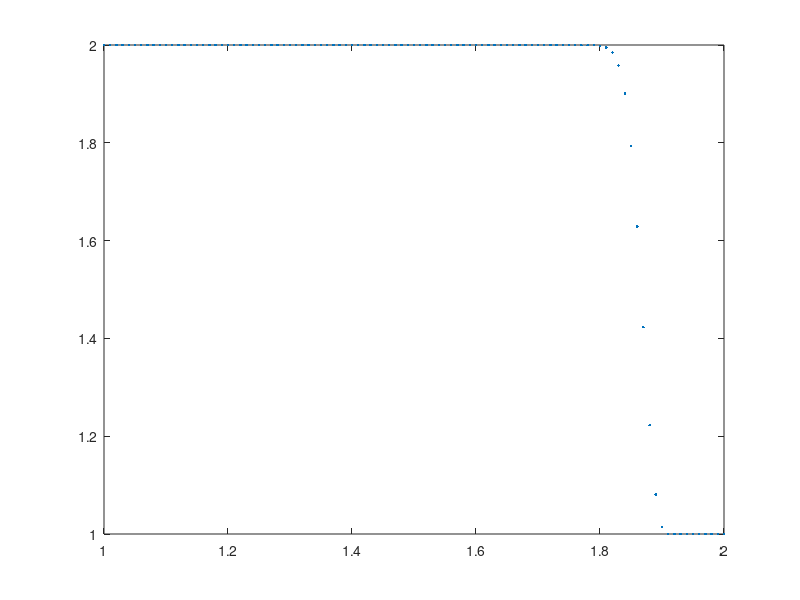

Source code (MATLAB):
%% 1D Linear Advection Equation
%
% du/dt + a du/dx = 0
%
% Subroutine for solving using Upwind Method.
% by Manuel Diaz, manuel.ade'at'gmail.com 
% Institute of Applied Mechanics, 2012.08.08

clear all; close all; clc;

%% Parameters
a = 0.5;
dx = 0.01;
cfl = 0.9;
dt = cfl*dx/a;
t_end = 1.5;

%% Discretization of Domain
x = 1:dx:2;
t = 0:dt:t_end;

%% Initial Condition
n = length(x);
%u_0 = zeros(1,n);
u_0(1:ceil(n/2)) = 2;
u_0((ceil(n/2)+1):n) = 1;

%% Main Loop
u = u_0;
u_next = zeros(1,n);
for k = 1:40
    for j = 2:n-1
        u_next(j) = u(j) - a*dt/dx*(u(j)-u(j-1)); % Upwind
        %u_next(j) = u(j) - dt/(2*dx)*a*(u(j+1)-u(j-1)) ...
        %   +(dt^2/2)/(dx^2)*(a^2)*(u(j+1)-2*u(j)+u(j-1)); % LW
    end
    % BC
    u_next(1) = u_next(2);
    u_next(n) = u_next(n-1);
    %UPDATE info
    u = u_next(1:n);
end
    
%% Plot Results
plot(x,u,'.')
    
